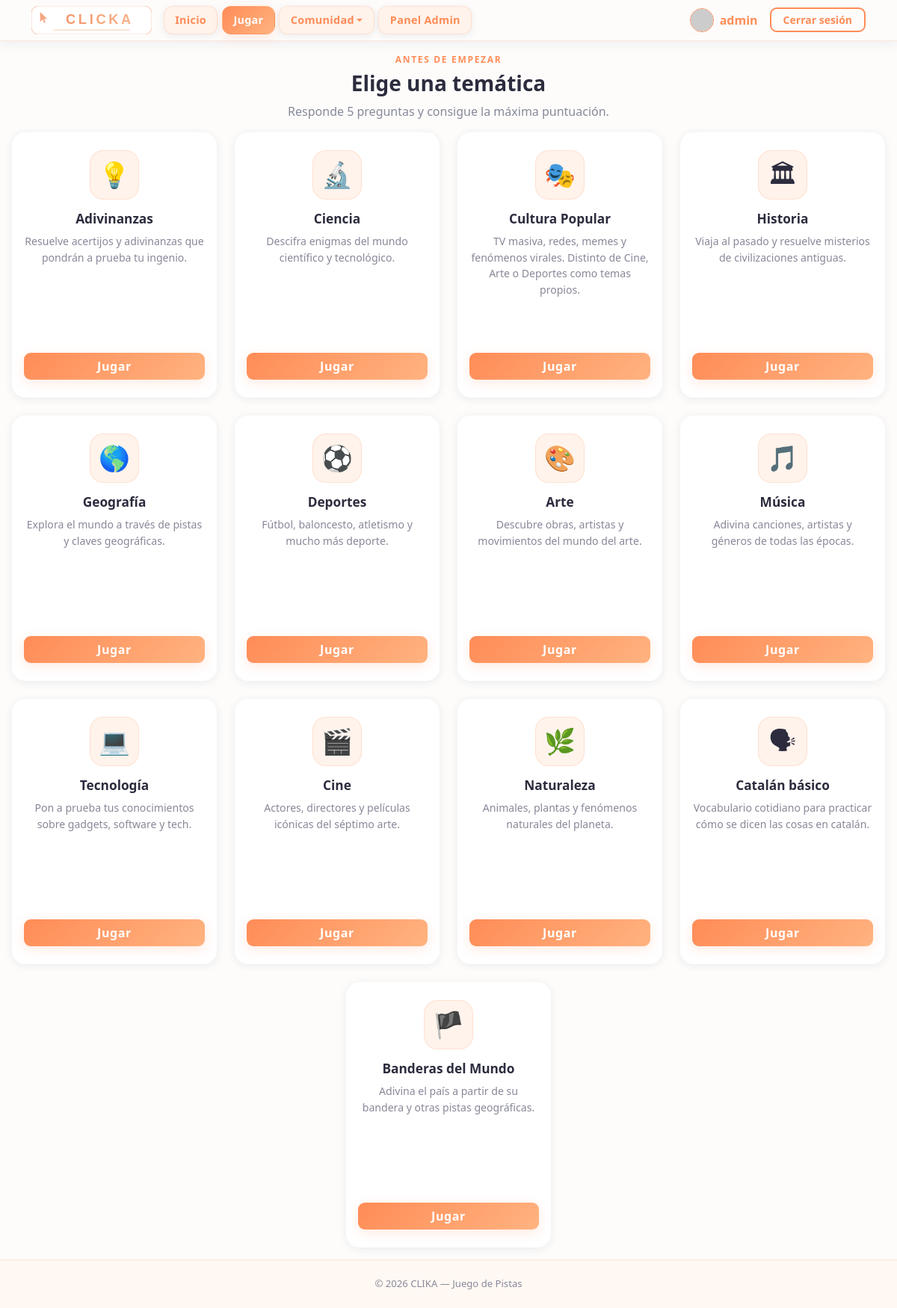
/pages/play.php (signed in), run on the app's committed database.
### tables this page shows
CREATE TABLE temas (
    id INTEGER PRIMARY KEY AUTOINCREMENT,
    nombre TEXT NOT NULL UNIQUE,
    created_at TEXT NOT NULL DEFAULT CURRENT_TIMESTAMP
);

### pages/play.php (the view, shortened to what this page needs)
<?php
$temaMeta = [
    'adivinanzas' => ['icono' => '&#128161;', 'descripcion' => 'Resuelve acertijos y adivinanzas que pondrán a prueba tu ingenio.'],
    'ciencia'     => ['icono' => '&#128300;', 'descripcion' => 'Descifra enigmas del mundo científico y tecnológico.'],
    'cultura'     => ['icono' => '&#127917;', 'descripcion' => 'TV masiva, redes, memes y fenómenos virales. Distinto de Cine, Arte o Deportes como temas propios.'],
    'historia'    => ['icono' => '&#127963;', 'descripcion' => 'Viaja al pasado y resuelve misterios de civilizaciones antiguas.'],
    'geografia'   => ['icono' => '&#127758;', 'descripcion' => 'Explora el mundo a través de pistas y claves geográficas.'],
    'deportes'    => ['icono' => '&#9917;',   'descripcion' => 'Fútbol, baloncesto, atletismo y mucho más deporte.'],
    'arte'        => ['icono' => '&#127912;', 'descripcion' => 'Descubre obras, artistas y movimientos del mundo del arte.'],
    'musica'      => ['icono' => '&#127925;', 'descripcion' => 'Adivina canciones, artistas y géneros de todas las épocas.'],
    'tecnologia'  => ['icono' => '&#128187;', 'descripcion' => 'Pon a prueba tus conocimientos sobre gadgets, software y tech.'],
    'cine'        => ['icono' => '&#127916;', 'descripcion' => 'Actores, directores y películas icónicas del séptimo arte.'],
    'naturaleza'  => ['icono' => '&#127807;', 'descripcion' => 'Animales, plantas y fenómenos naturales del planeta.'],
    'catalan'     => ['icono' => '&#128483;', 'descripcion' => 'Vocabulario cotidiano para practicar cómo se dicen las cosas en catalán.'],
];
$temas  = [];
$dbPath = dirname(__DIR__) . '/database/clicka.db';
if (is_file($dbPath)) {
    try {
        $db     = new SQLite3($dbPath);
        $result = $db->query('SELECT id, nombre FROM temas ORDER BY id');
        while ($row = $result->fetchArray(SQLITE3_ASSOC)) {
            $slug = strtolower(str_replace(['á','é','í','ó','ú','ü','ñ'], ['a','e','i','o','u','u','n'],
                mb_strtolower($row['nombre'], 'UTF-8')));
            $slug = strtok($slug, ' ');
            $row['slug']       = $slug;
            $row['icono']      = $temaMeta[$slug]['icono']      ?? '&#10067;';
            $row['descripcion']= $temaMeta[$slug]['descripcion'] ?? '';
            $temas[] = $row;
        }
    } catch (Throwable) {
    }
}
$temaPreseleccionat    = null;
$autoInicia = $temaPreseleccionat !== null;
?>
<!DOCTYPE html>
<html lang="es">
<head>
  <?php include '../includes/head.php'; ?>
</head>
<body>
  <?php include '../includes/menu.php'; ?>
  <main class="container-fluid game-layout py-3">
    <section id="tema-selector" <?php if ($autoInicia) echo 'hidden'; ?>>
      <div class="text-center mb-3">
        <p class="section-eyebrow">Antes de empezar</p>
        <h1 class="h3 fw-bold" style="color:var(--clika-text)">Elige una temática</h1>
        <p class="text-muted">Responde 5 preguntas y consigue la máxima puntuación.</p>
      </div>
      <div class="row g-4 justify-content-center">
        <?php foreach ($temas as $tema): ?>
        <div class="col-10 col-sm-6 col-lg-3">
          <article
            class="card tema-card tema-card--clickable h-100 border-0"
            tabindex="0"
            role="button"
            aria-label="Elegir temática <?php echo htmlspecialchars($tema['nombre']); ?>">
            <div class="card-body d-flex flex-column align-items-center text-center py-4 px-3">
              <div class="tema-icon-wrap">
                <span class="tema-icon" aria-hidden="true"><?php echo $tema['icono']; ?></span>
              </div>
              <h3 class="card-title mb-2">
                <?php echo htmlspecialchars($tema['nombre']); ?>
              </h3>
              <p class="card-text flex-grow-1 mb-4">
                <?php echo htmlspecialchars($tema['descripcion']); ?>
              </p>
              <a
                href="<?php echo BASE_URL; ?>/pages/play.php?tema=<?php echo urlencode($tema['slug']); ?>"
                class="btn btn-primary w-100 btn-play-tema text-decoration-none"
                data-tema-id="<?php echo (int) $tema['id']; ?>"
                data-tema-slug="<?php echo htmlspecialchars($tema['slug'], ENT_QUOTES | ENT_HTML5, 'UTF-8'); ?>"
                data-tema-nom="<?php echo htmlspecialchars($tema['nombre'], ENT_QUOTES | ENT_HTML5, 'UTF-8'); ?>">
                Jugar
              </a>
            </div>
          </article>
        </div>
        <?php endforeach; ?>
        <div class="col-10 col-sm-6 col-lg-3">
          <article
            class="card tema-card tema-card--clickable h-100 border-0"
            tabindex="0"
            role="button"
            aria-label="Elegir Banderas del Mundo">
            <div class="card-body d-flex flex-column align-items-center text-center py-4 px-3">
              <div class="tema-icon-wrap">
                <span class="tema-icon" aria-hidden="true">&#127988;</span>
              </div>
              <h3 class="card-title mb-2">Banderas del Mundo</h3>
              <p class="card-text flex-grow-1 mb-4">
                Adivina el país a partir de su bandera y otras pistas geográficas.
              </p>
              <a
                href="<?php echo BASE_URL; ?>/pages/banderes.php"
                class="btn btn-primary w-100 btn-play-tema text-decoration-none">
                Jugar
              </a>
            </div>
          </article>
        </div>
      </div>
    </section>
  </main>
  <?php include '../includes/foot.php'; ?>

### assets/css/styles.css (style rules this page uses)
:root { --clika-bg: #FDFCFB; --clika-card-bg: #FFFFFF; --clika-surface: #FFF3EB; --clika-primary: #FF8C57; --clika-primary-hover: #F07040; --clika-accent: #FFB380; --clika-text: #2C2C3E; --clika-muted: #888899; --clika-border: rgba(255, 140, 87, 0.18); --clika-border-strong: rgba(255, 140, 87, 0.38); --clika-shadow: rgba(255, 140, 87, 0.18); --clika-shadow-dark: rgba(44, 44, 62, 0.08); --font-heading: ui-sans-serif, system-ui, -apple-system, 'Segoe UI', Roboto, 'Helvetica Neue', Arial, sans-serif; --font-body: ui-sans-serif, system-ui, -apple-system, 'Segoe UI', Roboto, 'Helvetica Neue', Arial, sans-serif; --bs-body-bg: var(--clika-bg); --bs-body-color: var(--clika-text); --bs-primary: var(--clika-primary); --bs-primary-rgb: 255, 140, 87; }
*, *::before, *::after { box-sizing: border-box; }
body { background-color: var(--clika-bg); color: var(--clika-text); font-family: var(--font-body); min-height: 100vh; display: flex; flex-direction: column; }
main { flex: 1 0 auto; }
h1, h2, h3, h4, h5, h6, .navbar-brand { font-family: var(--font-heading); }
.text-muted { color: var(--clika-muted) !important; }
.btn-primary { background: linear-gradient(135deg, var(--clika-primary), var(--clika-accent)); border: none; color: #fff; font-family: var(--font-heading); font-weight: 700; letter-spacing: .04em; border-radius: 9px; box-shadow: 0 4px 16px var(--clika-shadow); transition: transform .18s, box-shadow .18s, filter .18s; }
.tema-card { background-color: var(--clika-card-bg); border: 1.5px solid rgba(255,140,87,.15); border-radius: 18px; color: var(--clika-text); min-height: 355px; position: relative; overflow: hidden; box-shadow: 0 2px 12px var(--clika-shadow-dark); transition: transform .28s cubic-bezier(.4,0,.2,1), box-shadow .28s cubic-bezier(.4,0,.2,1), border-color .28s; cursor: pointer; }
.tema-card .card-title { color: var(--clika-text); font-family: var(--font-heading); font-weight: 700; font-size: 1.08rem; }
.tema-card .card-text { color: var(--clika-muted); font-size: .88rem; line-height: 1.55; }
.tema-icon-wrap { width: 66px; height: 66px; background: var(--clika-surface); border: 1.5px solid var(--clika-border); border-radius: 18px; display: flex; align-items: center; justify-content: center; margin-bottom: 1rem; transition: background .28s, border-color .28s, box-shadow .28s; }
.tema-icon { font-size: 2.1rem; line-height: 1; }
.section-eyebrow { font-size: .75rem; font-weight: 700; letter-spacing: .14em; text-transform: uppercase; color: var(--clika-primary); margin-bottom: .4rem; }
.game-layout { max-width: 1400px; padding-left: 1rem; padding-right: 1rem; }
.tema-card--clickable { cursor: pointer; transition: transform 0.18s ease, box-shadow 0.18s ease; }

### data on the page
temas: icono "💡", nombre "Adivinanzas", descripcion "Resuelve acertijos y adivinanzas que pondrán a prueba tu ingenio."
temas: icono "🔬", nombre "Ciencia", descripcion "Descifra enigmas del mundo científico y tecnológico."
temas: icono "🎭", nombre "Cultura Popular", descripcion "TV masiva, redes, memes y fenómenos virales. Distinto de Cine, Arte o Deportes como temas propios."
temas: icono "🏛", nombre "Historia", descripcion "Viaja al pasado y resuelve misterios de civilizaciones antiguas."
temas: icono "🌎", nombre "Geografía", descripcion "Explora el mundo a través de pistas y claves geográficas."
temas: icono "⚽", nombre "Deportes", descripcion "Fútbol, baloncesto, atletismo y mucho más deporte."
temas: icono "🎨", nombre "Arte", descripcion "Descubre obras, artistas y movimientos del mundo del arte."
temas: icono "🎵", nombre "Música", descripcion "Adivina canciones, artistas y géneros de todas las épocas."
temas: icono "💻", nombre "Tecnología", descripcion "Pon a prueba tus conocimientos sobre gadgets, software y tech."
temas: icono "🎬", nombre "Cine", descripcion "Actores, directores y películas icónicas del séptimo arte."
temas: icono "🌿", nombre "Naturaleza", descripcion "Animales, plantas y fenómenos naturales del planeta."
temas: icono "🗣", nombre "Catalán básico", descripcion "Vocabulario cotidiano para practicar cómo se dicen las cosas en catalán."

### other printed values
$navName "admin"
